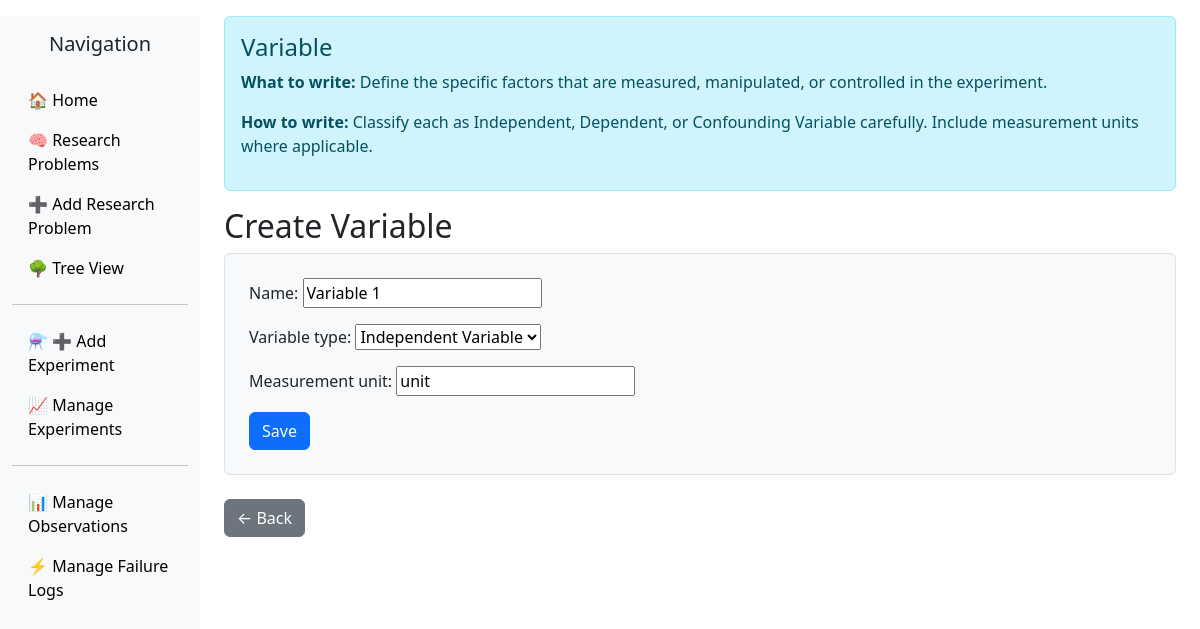
Screenshot of /variables/9/edit/ with the database file from the repository.
### scientificmethod/models.py (models this page shows, shortened)
class TimestampedModel(models.Model):
    created_at = models.DateTimeField(default=timezone.now)
    updated_at = models.DateTimeField(auto_now=True)
    class Meta:
        abstract = True

class Variable(TimestampedModel):
    experiment = models.ForeignKey(Experiment, on_delete=models.CASCADE, related_name='variables')
    name = models.CharField(max_length=255)
    variable_type = models.CharField(
        max_length=50,
        choices=[
            ('Independent', 'Independent Variable'),
            ('Dependent', 'Dependent Variable'),
            ('Confounding', 'Confounding Variable')
        ]
    )
    measurement_unit = models.CharField(max_length=100, null=True, blank=True)

### scientificmethod/views.py (the view, shortened to what this page needs)
# urls.py: path('variables/<int:pk>/edit/', views.VariableUpdateView.as_view(), name='variable_update'),  # NEW
class VariableUpdateView(generic.UpdateView):
    model = Variable
    fields = ['name', 'variable_type', 'measurement_unit']
    template_name = 'scientificmethod/variable_form.html'

### scientificmethod/templates/scientificmethod/variable_form.html (shortened to what this page needs)
{% extends "scientificmethod/base.html" %}
{% block content %}
<div class="alert alert-info" role="alert">
  <h4 class="alert-heading">Variable</h4>
  <p><strong>What to write:</strong> Define the specific factors that are measured, manipulated, or controlled in the experiment.</p>
  <p><strong>How to write:</strong> Classify each as Independent, Dependent, or Confounding Variable carefully. Include measurement units where applicable.</p>
</div>
<h2>{% if edit_mode %}Edit{% else %}Create{% endif %} Variable</h2>
<form method="post" class="p-4 border rounded bg-light">
    {{ form.as_p }}
    <button type="submit" class="btn btn-primary">{% if edit_mode %}Update{% else %}Save{% endif %}</button>
</form>
<br>
<a href="{% url 'researchproblem_list' %}" class="btn btn-secondary">← Back</a>
{% endblock %}

### scientificmethod/templates/scientificmethod/base.html (style rules this page uses)
body { padding-top: 1rem; }

### rows the page displays
Variable: name "Variable 1", variable_type "Independent Variable", measurement_unit "unit"
